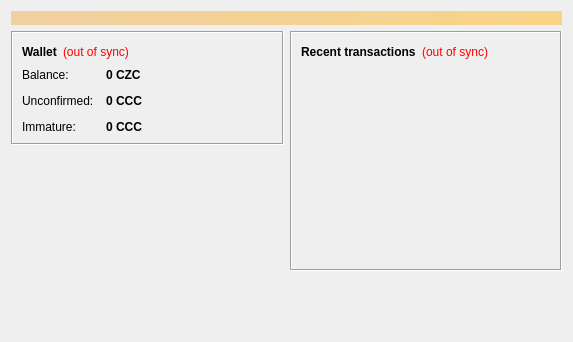
<?xml version="1.0" encoding="UTF-8"?>
<ui version="4.0">
 <class>OverviewPage</class>
 <widget class="QWidget" name="OverviewPage">
  <property name="geometry">
   <rect>
    <x>0</x>
    <y>0</y>
    <width>573</width>
    <height>342</height>
   </rect>
  </property>
  <property name="windowTitle">
   <string>Form</string>
  </property>
  <layout class="QVBoxLayout" name="topLayout">
   <item>
    <widget class="QLabel" name="labelAlerts">
     <property name="visible">
      <bool>false</bool>
     </property>
     <property name="styleSheet">
      <string notr="true">background-color: qlineargradient(x1: 0, y1: 0, x2: 1, y2: 0, stop:0 #F0D0A0, stop:1 #F8D488); color:#000000;</string>
     </property>
     <property name="wordWrap">
      <bool>true</bool>
     </property>
     <property name="margin">
      <number>3</number>
     </property>
    </widget>
   </item>
   <item>
    <layout class="QHBoxLayout" name="horizontalLayout" stretch="1,1">
     <item>
      <layout class="QVBoxLayout" name="verticalLayout_2">
       <item>
        <widget class="QFrame" name="frame">
         <property name="frameShape">
          <enum>QFrame::Box</enum>
         </property>
         <property name="frameShadow">
          <enum>QFrame::Sunken</enum>
         </property>
         <layout class="QVBoxLayout" name="verticalLayout_4">
          <item>
           <layout class="QHBoxLayout" name="horizontalLayout_4">
            <item>
             <widget class="QLabel" name="label_5">
              <property name="font">
               <font>
                <weight>75</weight>
                <bold>true</bold>
               </font>
              </property>
              <property name="text">
               <string>Wallet</string>
              </property>
             </widget>
            </item>
            <item>
             <widget class="QLabel" name="labelWalletStatus">
              <property name="toolTip">
               <string>The displayed information may be out of date. Your wallet automatically synchronizes with the Czechcrowncoin network after a connection is established, but this process has not completed yet.</string>
              </property>
              <property name="styleSheet">
               <string notr="true">QLabel { color: red; }</string>
              </property>
              <property name="text">
               <string notr="true">(out of sync)</string>
              </property>
              <property name="alignment">
               <set>Qt::AlignLeading|Qt::AlignLeft|Qt::AlignVCenter</set>
              </property>
             </widget>
            </item>
            <item>
             <spacer name="horizontalSpacer_2">
              <property name="orientation">
               <enum>Qt::Horizontal</enum>
              </property>
              <property name="sizeHint" stdset="0">
               <size>
                <width>40</width>
                <height>20</height>
               </size>
              </property>
             </spacer>
            </item>
           </layout>
          </item>
          <item>
           <layout class="QFormLayout" name="formLayout_2">
            <property name="fieldGrowthPolicy">
             <enum>QFormLayout::AllNonFixedFieldsGrow</enum>
            </property>
            <property name="horizontalSpacing">
             <number>12</number>
            </property>
            <property name="verticalSpacing">
             <number>12</number>
            </property>
            <item row="0" column="0">
             <widget class="QLabel" name="label">
              <property name="text">
               <string>Balance:</string>
              </property>
             </widget>
            </item>
            <item row="0" column="1">
             <widget class="QLabel" name="labelBalance">
              <property name="font">
               <font>
                <weight>75</weight>
                <bold>true</bold>
               </font>
              </property>
              <property name="cursor">
               <cursorShape>IBeamCursor</cursorShape>
              </property>
              <property name="toolTip">
               <string>Your current balance</string>
              </property>
              <property name="text">
               <string notr="true">0 CZC</string>
              </property>
              <property name="textInteractionFlags">
               <set>Qt::LinksAccessibleByMouse|Qt::TextSelectableByKeyboard|Qt::TextSelectableByMouse</set>
              </property>
             </widget>
            </item>
            <item row="1" column="0">
             <widget class="QLabel" name="label_3">
              <property name="text">
               <string>Unconfirmed:</string>
              </property>
             </widget>
            </item>
            <item row="1" column="1">
             <widget class="QLabel" name="labelUnconfirmed">
              <property name="font">
               <font>
                <weight>75</weight>
                <bold>true</bold>
               </font>
              </property>
              <property name="cursor">
               <cursorShape>IBeamCursor</cursorShape>
              </property>
              <property name="toolTip">
               <string>Total of transactions that have yet to be confirmed, and do not yet count toward the current balance</string>
              </property>
              <property name="text">
               <string notr="true">0 CCC</string>
              </property>
              <property name="textInteractionFlags">
               <set>Qt::LinksAccessibleByMouse|Qt::TextSelectableByKeyboard|Qt::TextSelectableByMouse</set>
              </property>
             </widget>
            </item>
            <item row="2" column="0">
             <widget class="QLabel" name="labelImmatureText">
              <property name="text">
               <string>Immature:</string>
              </property>
             </widget>
            </item>
            <item row="2" column="1">
             <widget class="QLabel" name="labelImmature">
              <property name="font">
               <font>
                <weight>75</weight>
                <bold>true</bold>
               </font>
              </property>
              <property name="toolTip">
               <string>Mined balance that has not yet matured</string>
              </property>
              <property name="text">
               <string notr="true">0 CCC</string>
              </property>
              <property name="textInteractionFlags">
               <set>Qt::LinksAccessibleByMouse|Qt::TextSelectableByKeyboard|Qt::TextSelectableByMouse</set>
              </property>
             </widget>
            </item>
           </layout>
          </item>
         </layout>
        </widget>
       </item>
       <item>
        <spacer name="verticalSpacer">
         <property name="orientation">
          <enum>Qt::Vertical</enum>
         </property>
         <property name="sizeHint" stdset="0">
          <size>
           <width>20</width>
           <height>40</height>
          </size>
         </property>
        </spacer>
       </item>
	<item>
         <widget class="QLabel" name="label_wallet_bgcoin">
          <property name="text">
           <string/>
          </property>
          <property name="pixmap">
           <pixmap resource="../bitcoin.qrc">:/images/wallet_bgcoin</pixmap>
          </property>
          <property name="scaledContents">
           <bool>false</bool>
          </property>
          <property name="alignment">
           <set>Qt::AlignCenter</set>
          </property>
          <property name="margin">
           <number>-2</number>
          </property>
         </widget>
        </item>
        <item>
         <widget class="QLabel" name="label_6">
          <property name="text">
           <string/>
          </property>
         </widget>
        </item>
      </layout>
     </item>
     <item>
      <layout class="QVBoxLayout" name="verticalLayout_3">
       <item>
        <widget class="QFrame" name="frame_2">
         <property name="frameShape">
          <enum>QFrame::Box</enum>
         </property>
         <property name="frameShadow">
          <enum>QFrame::Sunken</enum>
         </property>
         <layout class="QVBoxLayout" name="verticalLayout">
          <item>
           <layout class="QHBoxLayout" name="horizontalLayout_2">
            <item>
             <widget class="QLabel" name="label_4">
              <property name="text">
               <string>&lt;b&gt;Recent transactions&lt;/b&gt;</string>
              </property>
             </widget>
            </item>
            <item>
             <widget class="QLabel" name="labelTransactionsStatus">
              <property name="toolTip">
               <string>The displayed information may be out of date. Your wallet automatically synchronizes with the Czechcrowncoin network after a connection is established, but this process has not completed yet.</string>
              </property>
              <property name="styleSheet">
               <string notr="true">QLabel { color: red; }</string>
              </property>
              <property name="text">
               <string notr="true">(out of sync)</string>
              </property>
              <property name="alignment">
               <set>Qt::AlignRight|Qt::AlignTrailing|Qt::AlignVCenter</set>
              </property>
             </widget>
            </item>
            <item>
             <spacer name="horizontalSpacer">
              <property name="orientation">
               <enum>Qt::Horizontal</enum>
              </property>
              <property name="sizeHint" stdset="0">
               <size>
                <width>40</width>
                <height>20</height>
               </size>
              </property>
             </spacer>
            </item>
           </layout>
          </item>
          <item>
           <widget class="QListView" name="listTransactions">
            <property name="styleSheet">
             <string notr="true">QListView { background: transparent; }</string>
            </property>
            <property name="frameShape">
             <enum>QFrame::NoFrame</enum>
            </property>
            <property name="verticalScrollBarPolicy">
             <enum>Qt::ScrollBarAlwaysOff</enum>
            </property>
            <property name="horizontalScrollBarPolicy">
             <enum>Qt::ScrollBarAlwaysOff</enum>
            </property>
            <property name="selectionMode">
             <enum>QAbstractItemView::NoSelection</enum>
            </property>
           </widget>
          </item>
         </layout>
        </widget>
       </item>
       <item>
        <spacer name="verticalSpacer_2">
         <property name="orientation">
          <enum>Qt::Vertical</enum>
         </property>
         <property name="sizeHint" stdset="0">
          <size>
           <width>20</width>
           <height>40</height>
          </size>
         </property>
        </spacer>
       </item>
      </layout>
     </item>
    </layout>
   </item>
  </layout>
 </widget>
 <resources/>
 <connections/>
</ui>
